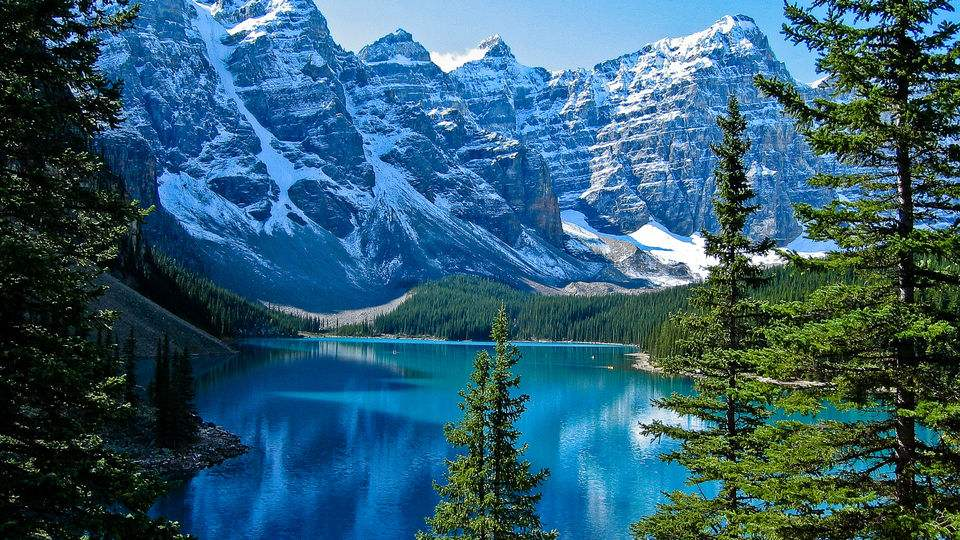
//> input picture 3.jpg, 960 x 540 px
$ ./main   (built with g++ and OpenCV 4)
//> lines starting //> are read from the running program, lines starting //| are printed output that depends on the picture
#include<core.hpp>
#include<highgui.hpp>
using namespace cv;

#define WINDOW_NAME "【线性混合示例】"	// 窗口标题

//全局变量
const int g_nMaxAlphaValue = 100;	//滑动条的最大值
int g_nAlphaValueSlider;	//滑动条对应透明度变量
double g_dAlphaValue;
double g_dBetaValue;

//声明存储图像的变量
Mat g_srcImage1;
Mat g_srcImage2;
Mat g_dstImage;

//响应滑动条的函数
void on_Trackbar(int, void*)
{
	//求出当前alpha值相对于最大值的比例
	g_dAlphaValue = (double)g_nAlphaValueSlider / g_nMaxAlphaValue;
	//则beta值为1减去alpha值
	g_dBetaValue = 1.0 - g_dAlphaValue;

	//根据alpha和beta值进行线性混合
	addWeighted(g_srcImage1, g_dAlphaValue, g_srcImage2, g_dBetaValue, 0.0, g_dstImage);;

	//显示效果图
	imshow(WINDOW_NAME, g_dstImage);
}


int main()
{
	//加载图像(两张图像的尺寸需要相同)
	g_srcImage1 = imread("..\\..\\3.jpg");
//> g_srcImage1 is the input picture: 540 rows x 960 cols, CV_8UC3; mean B, G, R 113.2, 92.1, 49
	g_srcImage2 = imread("..\\..\\4.jpg");
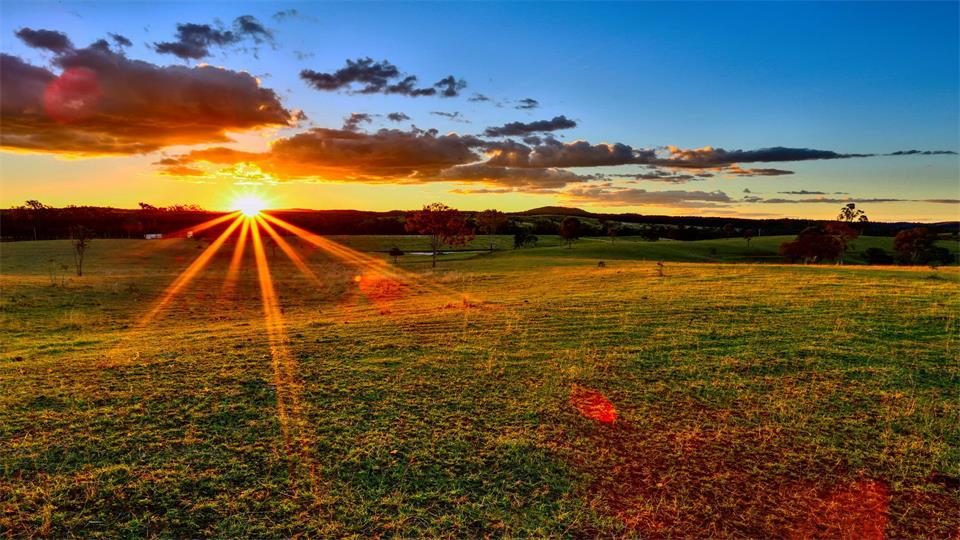
//> input picture 4.jpg, 960 x 540 px
//> g_srcImage2 is the input picture: 540 rows x 960 cols, CV_8UC3; mean B, G, R 68.7, 90, 102.6
	if (!g_srcImage1.data)
	{
		printf("读取第一张图片错误");
		return -1;
	}
	if (!g_srcImage2.data)
	{
		printf("读取第二张图片错误");
		return -1;
	}

	//设置滑动条初值为70
	g_nAlphaValueSlider = 70;

	//创建窗体
	namedWindow(WINDOW_NAME, 1);

	//在创建的窗体中创建一个滑动条控件
	char TrackbarName[50];
	sprintf(TrackbarName, "透明度 %d", g_nMaxAlphaValue);

	createTrackbar(TrackbarName, WINDOW_NAME, &g_nAlphaValueSlider, g_nMaxAlphaValue, on_Trackbar);

	//结果在回调函数中显示
	on_Trackbar(g_nAlphaValueSlider, 0);
//> in on_Trackbar, `addWeighted(g_srcImage1, g_dAlphaValue, g_srcImage2, g_dBetaValue, 0.0..`:
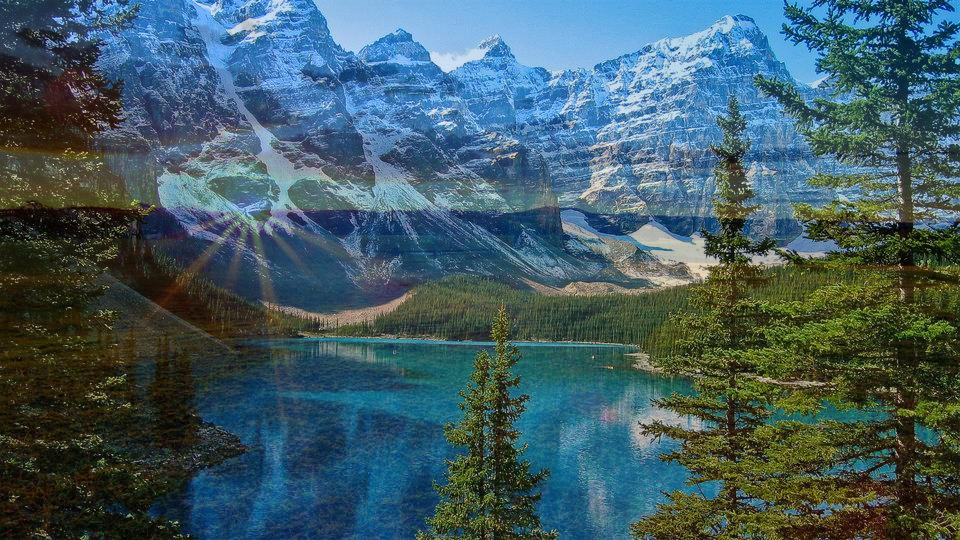
//> g_dstImage: 540 rows x 960 cols, CV_8UC3; mean B, G, R 99.8, 91.5, 65.1

	//按任意键退出
	waitKey(0);

	return 0;
}
